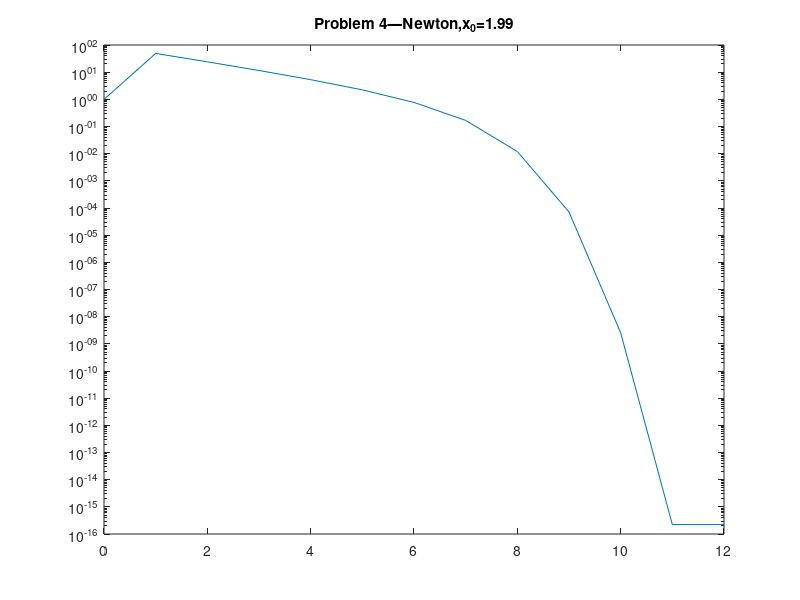

Write MATLAB code to recreate this figure. (Note: this script raises an error after producing the figure.)
clear;

f=@(x)x.^2-4*x+3; 
fderiv=@(x)2*x-4;
tol=10e-10; 
maxiterations=200;
x0=1.99; 
pastiterates=x0;
for k=1:maxiterations
    currentiterate=pastiterates(end); 
    newiterate=currentiterate-f(currentiterate)/fderiv(currentiterate); 
    pastiterates(end+1)=newiterate;
    if abs(newiterate-currentiterate)<tol,break; 
    end
end
fprintf('root ~ %.10g in %d iters\n',pastiterates(end),numel(pastiterates)-1);
for n=1:numel(pastiterates),fprintf('%d\t%.7f\n',n-1,pastiterates(n)); 
end

figure
errors=abs(pastiterates-pastiterates(end));
semilogy(0:numel(pastiterates)-1,max(errors, eps))
title('Problem 4—Newton,x_0=1.99')
subtitle('log 10(|x_n-x^*|) vs iteration')
xlabel('iteration'); 
ylabel('log 10(|x_n-x^*|)')
grid on
